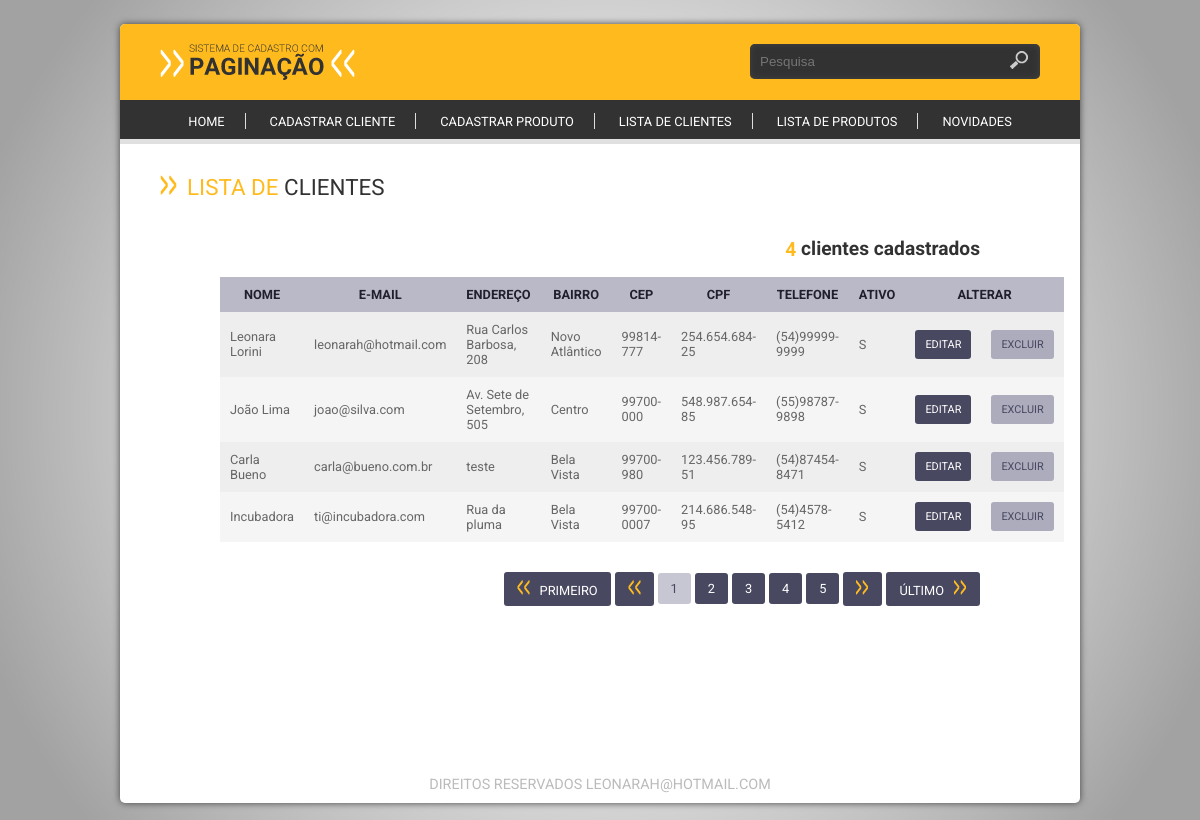
The page /cliente/ on the database its author committed.
### tables this page shows
CREATE TABLE `cliente` (
  `id_cliente` int(11) NOT NULL,
  `nome` varchar(150) NOT NULL,
  `email` varchar(150) NOT NULL,
  `endereco` varchar(150) NOT NULL,
  `bairro` varchar(150) NOT NULL,
  `cep` varchar(10) NOT NULL,
  `cpf` varchar(15) NOT NULL,
  `fone` varchar(20) NOT NULL,
  `ativo` varchar(1) NOT NULL DEFAULT 'S'
);

### app/core/Controller.php (called while the page is built, shortened)
<?php
    class Controller {
        public function load($viewName, $viewDados=array()) {
            extract($viewDados);
            include "app/views/" . $viewName .".php";
        }
    }
?>

### app/controllers/ClienteController.php (called while the page is built, shortened)
<?php
    class ClienteController extends Controller {
        public function index() {
            $cliente = new M_Cliente();
            $dados["clientes"] = $cliente->lista();
            $dados["view"] = "cliente/List";
            $this->load("template", $dados);
        }
    }
?>

### app/core/Core.php (called while the page is built, shortened)
<?php
    class Core {
        private $parametros = array();
        public function run() {
            $c = new $controllerCorrente;
            call_user_func_array(array($c, $this->getMetodo()), $this->getParametros());
        }
        public function getMetodo() {
            return METODO_PADRAO;
        }
        public function getParametros() {
            return $this->parametros;
        }
    }
?>

### index.php (called while the page is built, shortened)
<?php
    require 'app/core/Core.php';
    $core = new Core;
    $core->run();
?>

### app/core/Model.php (called while the page is built, shortened)
<?php
    abstract class Model {
        public function __construct() {
            $this->db = new \PDO("mysql:dbname=".BANCO.";host=".SERVIDOR,USUARIO,SENHA);
        }
    }
?>

### app/models/M_Cliente.php (called while the page is built, shortened)
<?php
    class M_Cliente extends Model {
        public function lista() {
            $sql = "SELECT * FROM cliente";
            $qry = $this->db->query($sql);
            return $qry->fetchAll(\PDO::FETCH_OBJ);
        }
    }
?>

### app/views/cliente/List.php (the view)
            <div class="base-home">
	<h1 class="titulo"><span>Lista de</span> Clientes</h1>
	<div class="base-lista">
		<span class="qtde"><b><?php echo count($clientes) ?></b> clientes cadastrados</span>
		<div class="tabela">
			<table cellpadding="0" cellspacing="0" border="0">
				<thead>
					<tr>
						<th width="20%" align="center">Nome</th>
						<th width="15%" align="center">E-mail</th>
						<th width="15%" align="center">Endereço</th>
						<th width="10%" align="center">Bairro</th>
						<th width="5%" align="center">CEP</th>
						<th width="5%" align="center">CPF</th>
						<th width="5%" align="center">Telefone</th>
						<th width="5%" align="center">Ativo</th>
						<th width="20%" align="center" colspan="2">Alterar</th>
					</tr>
				</thead>
				<tbody>
					<?php foreach($clientes as $cliente) { ?>
					<tr>
						<td align="left"><?php echo $cliente->nome ?></td>
						<td align="left"><?php echo $cliente->email ?></td>
						<td align="left"><?php echo $cliente->endereco ?></td>
						<td align="left"><?php echo $cliente->bairro ?></td>
						<td align="left"><?php echo $cliente->cep ?></td>
						<td align="left"><?php echo $cliente->cpf ?></td>
						<td align="left"><?php echo $cliente->fone ?></td>
						<td align="left"><?php echo $cliente->ativo ?></td>
						<td align="left">
							<a href="<?php echo URL_BASE ."cliente/ver_edit/". $cliente->id_cliente ?>" class="btn editar">Editar</a>
						</td>
						<td align="left">
							<a href="<?php echo URL_BASE ."cliente/ver_excluir/". $cliente->id_cliente?>"class="btn excluir">Excluir</a>
						</td>
					</tr>
					<?php } ?>
				</tbody>
			</table>
		</div>
		<ul class="paginacao">
			<li><a href="" class="primeiro">Primeiro</a></li>
			<li><a href="" class="ant"></a></li>
			<li class="ativo">1</li>
			<li><a href="">2</a></li>
			<li><a href="">3</a></li>
			<li><a href="">4</a></li>
			<li><a href="">5</a></li>
			<li><a href="" class="prox"></a></li>
			<li><a href="" class="ultimo">Último</a></li>
		</ul>
	</div>
</div>

### app/views/template.php (shortened to what this page needs)
<!DOCTYPE HTML>
<html>
	<head>
		<link rel="stylesheet" type="text/css" href="<?php echo URL_BASE . "assets/css/style.css"?>">
	</head>
	<body>
		<div class="conteudo">
			<div class="base-central">
                <?php include "cabecalho.php" ?>
                <?php $this->load($view, $viewDados) ?>
                <?php include "rodape.php" ?>
			</div>
		</div>
	</body>
</html>

### app/views/cabecalho.php
            <div class="base-topo">
	<a href="index.html" class="logo"></a>
	<form action="lst_pesquisa.html" method="post" class="busca">
		<input type="text" name="" placeholder="Pesquisa">
		<input type="submit" value="" class="but">
	</form>
</div>
<nav class="menu">
	<ul>
		<li><a href="<?php echo URL_BASE ?>">Home</a></li>
		<li><a href="<?php echo URL_BASE . "cliente/novo"?>">Cadastrar Cliente</a></li>
		<li><a href="<?php echo URL_BASE . "produto/novo"?>">Cadastrar Produto</a></li>
		<li><a href="<?php echo URL_BASE . "cliente/"?>">Lista de Clientes</a></li>
		<li><a href="<?php echo URL_BASE . "produto/"?>">Lista de Produtos</a></li>
		<li><a href="<?php echo URL_BASE . "blog/"?>">Novidades</a></li>
	</ul>
</nav>

### app/views/rodape.php
            <div class="base-rodape">
	<p>Direitos reservados leonarah@hotmail.com</p>
</div>

### assets/css/style.css (style rules this page uses)
* { margin:0; padding:0; -webkit-box-sizing:border-box; -moz-box-sizing:border-box; box-sizing:border-box; vertical-align:middle; }
body { font-family: 'Roboto', sans-serif; font-size:1em; color:#444; background:#a2a2A2 url(../img/fundo.png) center no-repeat; background-size:100% }
h1,h2,h3,h4,h5,h6 { text-transform:uppercase; ont-weight:400; }
p { line-heigth:1.2em; letter-spacing:0; }
input, select, textarea { width:100%; padding:10px; background:#EEE; border:0; }
ul,li,ol { list-style:none; }
a { text-decoration:none }
.conteudo { width:960px; margin:2% auto; display:block; position:relative; margin-left:-480px; float:left; left:50%; }
.base-central { width:100%; display:block; background:#fff; border-radius:5px; -webkit-border-radius:5px; -moz-border-radius:5px; box-shadow:0 0 7px 0 #444; -webkit-box-shadow:0 0 7px 0 #444; -moz-box-shadow:0 0 7px 0 #444; }
.base-topo { display:block; padding:20px 40px; background:#ffbb1e; border-radius:5px 5px 0 0; -webkit-border-radius:5px 5px 0 0; -moz-border-radius:5px 5px 0 0; }
.base-topo .logo { width:195px; display:inline-block; height:36px; background:url(../img/logo.png) no-repeat; }
.base-topo .busca { width:290px; float:right; margin-top:0px; position:relative; }
.base-topo .busca input { background:#323232; box-shadow:inset 0 0 7px 0 #444; border-radius:5px; color:#DDD; }
.base-topo .busca .but { background:url(../img/ico-lupa.png) no-repeat; box-shadow:none; position:absolute; top:7px; right:10px; width:20px; cursor:pointer; font-size: 0; }
.menu { width:100%; float:left; padding:10px 0; background:#323232; border-bottom:solid 5px #E0E0E0; }
.menu ul { display:block; text-align:center; }
.menu li { display:inline-block; font-size:.8em; text-transform:uppercase; border-right: solid 1px #ddd; }
.menu li:last-child { border-right: 0; }
.menu li a { display:inline-block; color:#FFF; padding:0px 20px; }
.base-home { width:100%; display:inline-block; padding: 20px 40px; }
.titulo { display:block; padding:10px 0; color:#323232; font-size:1.4em; font-weight:400; text-align:left; }
.titulo:before { content:url(../img/ico-seta-ttl.png); padding-right:10px; }
.titulo span { color:#FFBB1E; position:relative; top:-2px; }
.base-rodape { display:block; padding:10px; }
.base-rodape p { text-align:center; font-size:.9em; color:#BBB; text-transform:uppercase; }
.btn { display:block; padding:10px; border-radius:3px; -webkit-border-radius:3px; -moz-border-radius:3px; text-transform:uppercase; color:#FFF; background:#484860; font-size:.8em; }
.base-lista { padding:10px 60px; width:100%; float:left; }
.base-lista span { color:#323232; display:block; padding:15px 0; font-weight:700; font-size:1.2em; text-align:right; }
.base-lista span b { color:#FFBA1E; }
.base-lista .tabela table { width:100%; }
.base-lista .tabela table th, .base-lista .tabela table td { font-size:.8em; }
.base-lista .tabela table th { padding:10px; text-transform:uppercase; color:#20202F; background:#B9B9C8; }
.base-lista .tabela table td { padding:10px; color:#666; }
.base-lista .tabela table tr { background:#EEE; }
.base-lista .tabela table tr:nth-of-type(2n+0) { background:#F5F5F5; }
.base-lista .tabela .btn { text-align:center; padding:8px 10px; font-size:.85em; }
.base-lista .tabela .btn.excluir { background:#C7C7D3; color:#484860; }
.base-lista .tabela .btn.excluir { background:#ACACBD; }
.paginacao { display:block; text-align:right; margin-top:30px; margin-bottom:130px; }
.paginacao li { display:inline-block; }
.paginacao .ativo { display:inline-block; background:#C7C7D3; padding: 8px 13px; font-size:.8em; border-radius:3px; -webkit-border-radius:3px; -moz-border-radius:3px; color:#484860; text-transform:uppercase; }
.paginacao li a { display:inline-block; background:#484860; padding: 8px 13px; font-size:.8em; border-radius:3px; -webkit-border-radius:3px; -moz-border-radius:3px; color:#fff; text-transform:uppercase; }
.paginacao li .primeiro:before { content:url(../img/ico-anterior.png); padding-right:10px; }
.paginacao li .ultimo:after { content:url(../img/ico-proximo.png); padding-left:10px; }
.paginacao li .ant:before { content:url(../img/ico-anterior.png); }
.paginacao li .prox:after { content:url(../img/ico-proximo.png); }

### rows shown on the page
cliente: nome "Leonara Lorini", email "leonarah@hotmail.com", endereco "Rua Carlos Barbosa, 208", bairro "Novo Atlântico", cep "99814-777", cpf "254.654.684-25", fone "(54)99999-9999", ativo "S"
cliente: nome "João Lima", email "joao@silva.com", endereco "Av. Sete de Setembro, 505", bairro "Centro", cep "99700-000", cpf "548.987.654-85", fone "(55)98787-9898", ativo "S"
cliente: nome "Carla Bueno", email "carla@bueno.com.br", endereco "teste", bairro "Bela Vista", cep "99700-980", cpf "123.456.789-51", fone "(54)87454-8471", ativo "S"
cliente: nome "Incubadora", email "ti@incubadora.com", endereco "Rua da pluma", bairro "Bela Vista", cep "99700-0007", cpf "214.686.548-95", fone "(54)4578-5412", ativo "S"

### other values the page prints
count($clientes) "4"
